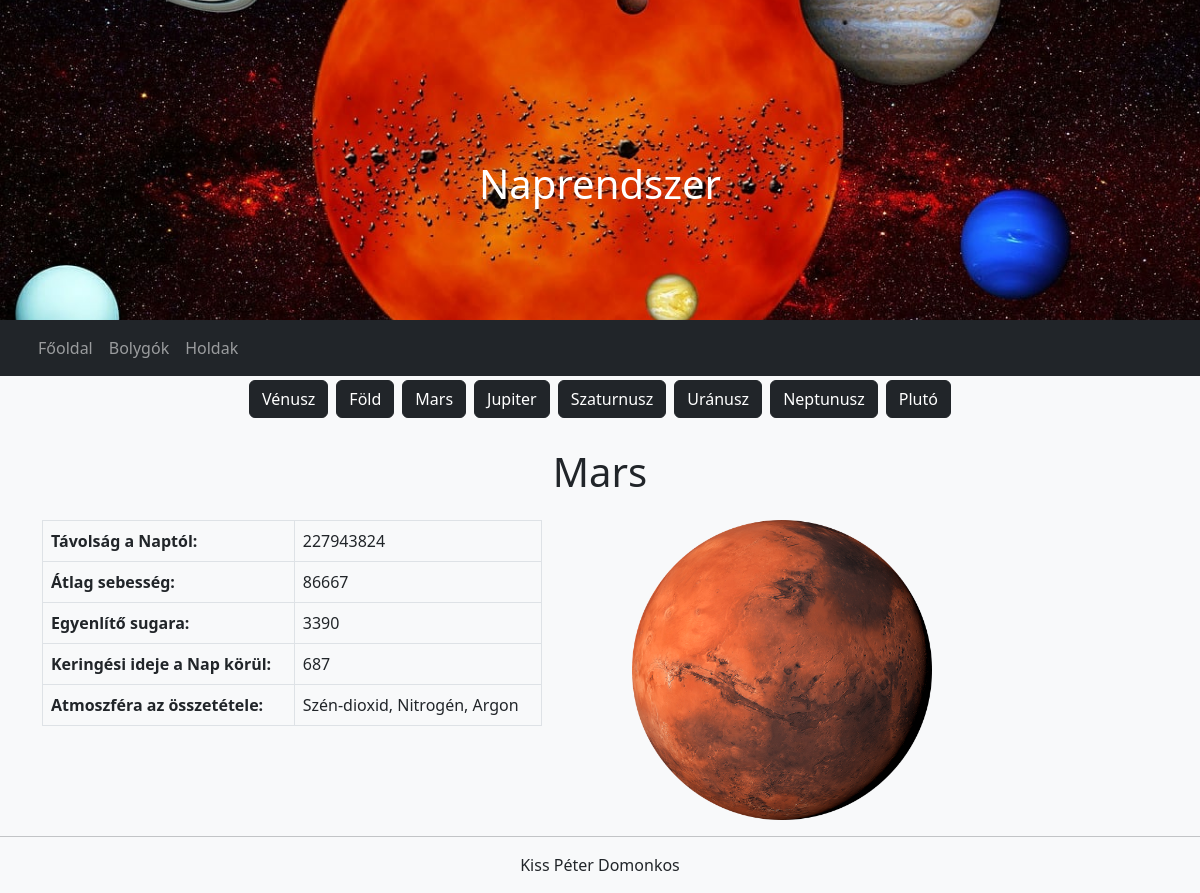
The app's page /includes/bolygok.php?id=4 with its own data.
### tables this page shows
CREATE TABLE `bolygok` (
  `id` int(11) NOT NULL,
  `nev` text NOT NULL,
  `tavolsag` bigint(20) NOT NULL,
  `sebesseg` int(11) NOT NULL,
  `egyenlito` int(11) NOT NULL,
  `keringes` int(11) NOT NULL,
  `atmoszfera` text NOT NULL
);

### includes/queries.php (called while the page is built, shortened)
<?php
    function Planets()
    {
        $con = Connect();
        $sql = "SELECT * FROM bolygok";
        $result = mysqli_query($con, $sql);
        return $result;
    }
    function Specific()
    {
        $con = Connect();
        $id = $_GET["id"];
        $sql = "SELECT * FROM bolygok WHERE id =".$id;
        $result = mysqli_query($con, $sql);
        return $result;
    }
?>

### includes/bolygok.php (the view, shortened to what this page needs)
<?php
    include("header.php");
    $result = Planets();
?>
<div class="container mydiv">
    <?php  while($row = mysqli_fetch_array($result)){ ?>
        <button type="button" class="btn btn-dark mybtn">
            <a href="bolygok.php?id=<?php echo $row['id']; ?>"><?php echo $row["nev"]; ?></a>
            <?php } ?>
        </button>
</div>
<?php
    $result = Specific();
    $row = mysqli_fetch_array($result);
?>
<div class='container'>
    <h2 class="h2 myh2 text-center display-6 py-3"><?php echo $row['nev'] ?></h2>
    <div class='row'>
        <div class="col-md">
            <table class='table table-bordered mytable'>
                <tr><th>Távolság a Naptól:</th><td><?php echo $row['tavolsag'] ?></td></tr>
                <tr><th>Átlag sebesség:</th><td><?php echo $row['sebesseg'] ?></td></tr>
                <tr><th>Egyenlítő sugara:</th><td><?php echo $row['egyenlito'] ?></td></tr>
                <tr><th>Keringési ideje a Nap körül:</th><td><?php echo $row['keringes'] ?></td></tr>
                <tr><th>Atmoszféra az összetétele:</th><td><?php echo $row['atmoszfera'] ?></td></tr>
            </table>
        </div>
        <div class="col-md">
            <img class="myimg" src="../sources/img/<?php echo $row['id'] ?>.png" alt="<?php echo $row['nev'] ?>">
        </div>
    </div>
    </div>
<?php
    include("footer.php");
?>

### sources/css/mystyle.css (style rules this page uses)
.myh2 { margin-top: 10px; }
.myimg { margin-left: 20px; width: 300px; height: auto; display: inline-block; }
.mybtn { margin: 4px; }
.mydiv a { text-decoration: none; color: white; text-align: center; }
.mydiv { text-align: center; }
.mytable { width: 500px; }

### records on screen
bolygok: nev "Vénusz"
bolygok: nev "Föld"
bolygok: nev "Mars", tavolsag "227943824", sebesseg "86667", egyenlito "3390", keringes "687", atmoszfera "Szén-dioxid, Nitrogén, Argon"
bolygok: nev "Jupiter"
bolygok: nev "Szaturnusz"
bolygok: nev "Uránusz"
bolygok: nev "Neptunusz"
bolygok: nev "Plutó"
